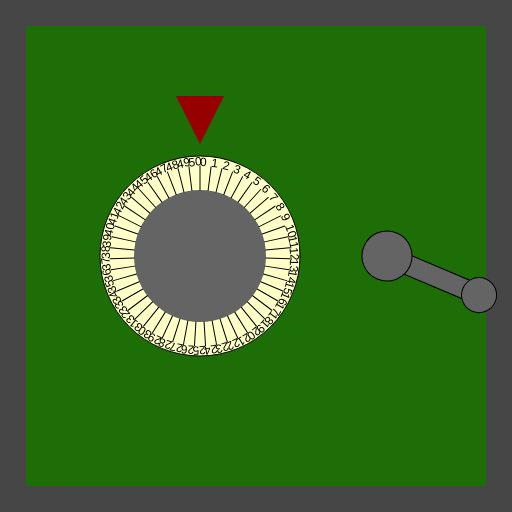
Frame 1 (no input)
Frame 60 (no input): identical to frame 1, image omitted
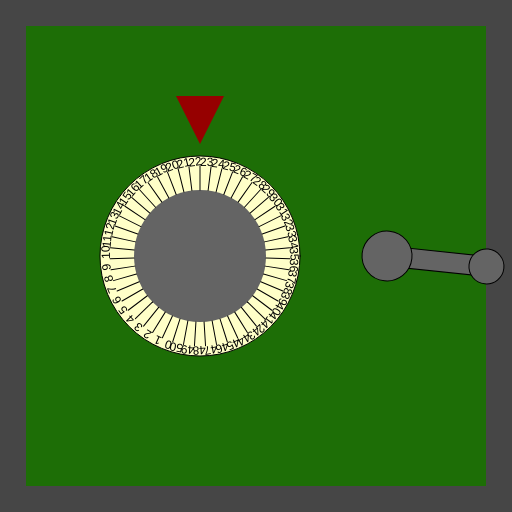
Frame 120 (the mouse pressed at the canvas centre since frame 60)

The p5.js sketch that drew these frames (run headless with seeded random() and noise() and a simulated clock; from frame 60 on, the mouse is pressed at the canvas centre):

// p5.js sketch
// ── sketch.js
/*

Officer: 6871370
CaseNum: 303-0-37487436-6871370

Case 303 - The Case of the Crooked Attorney
Stage 1 - Torvalds' Office

District Attorney Torvalds is well respected in Console City as an upstanding citizen and
enforcer of the law. Of course he’s as crooked as they come. I’ve had enough of having our
hard work at Sleuth and Co undermined by his bribes and back-payments. Let’s take take this
sucker down. I happen to know that Torvalds keeps his incriminating documents spread amongst
several safes in town. I’ll need you to bend the rules a little by breaking into them and
retrieving the incriminating evidence.

The first safe is in Torvald’s office. Crack it by doing the following:

	Whilst the mouse is being dragged:
	- Make SecretVaultValueA equal to 47

	When the mouse button is pressed:
	- Make SecretVaultValueA equal to 23

	When any key is released:
	- Make SecretVaultValueA equal to 16

	When the mouse button is released:
	- Make SecretVaultValueA equal to 10

	When the mouse button is pressed:
	- Make SecretVaultValueB equal to 84

	Whilst the mouse is being dragged:
	- Make SecretVaultValueB equal to 22

	When the mouse button is released:
	- Make SecretVaultValueB equal to 0

	Whilst the mouse is moving:
	- Make SecretVaultValueB equal to 67



There are many possible ways of investigating this case, but you
should use ONLY the following commands:

	- The assignment operator aka. the equals sign !

*/

//declare the variables

var SecretVaultValueA;
var SecretVaultValueB;


function preload()
{
	//IMAGES WILL BE LOADED HERE

}

function setup()
{
	createCanvas(512,512);

	//initialise the variables
	SecretVaultValueA = 0;
	SecretVaultValueB = 0;

}

///////////////////EVENT HANDLERS///////////////////

//Add your code to these events to open the safe ...

function mouseMoved()
{
	SecretVaultValueB=67;
	console.log("mouseMoved", mouseX, mouseY);
}

function mouseDragged()
{
	SecretVaultValueB=22;
	SecretVaultValueA=47;
	console.log("mouseDragged", mouseX, mouseY);
}

function mousePressed()
{
	SecretVaultValueB=84;
	SecretVaultValueA=23;
	console.log("mousePressed");
}

function mouseReleased()
{
	SecretVaultValueB=0;
	SecretVaultValueA=10;
	console.log("mouseReleased");
}

function keyPressed()
{
	console.log("keyPressed", key);
}

function keyReleased()
{
	SecretVaultValueA=16;
	console.log("keyReleased", key);
}

///////////////DO NOT CHANGE CODE BELOW THIS POINT///////////////////

function draw()
{


	//Draw the safe door
	background(70);
	noStroke();
	fill(29,110,6);
	rect(26,26,width-52,width-52);

	//Draw the combination dial
	push();
	translate(200,height/2);
	drawDial(200, SecretVaultValueA, 51);
	pop();

	//Draw the lever
	push();
	translate(width - 125,256);
	drawLever(SecretVaultValueB);
	pop();

}

function drawDial(diameter,num,maxNum)
{
	//the combination lock

	var r = diameter * 0.5;
	var p = r * 0.6;

	stroke(0);
	fill(255,255,200);
	ellipse(0,0,diameter,diameter);
	fill(100);
	noStroke();
	ellipse(0,0,diameter*0.66,diameter*0.66);
	fill(150,0,0);
	triangle(
		-p * 0.4,-r-p,
		p * 0.4,-r-p,
		0,-r-p/5
	);

	noStroke();

	push();
	var inc = 360/maxNum;

	rotate(radians(-num * inc));
	for(var i = 0; i < maxNum; i++)
	{
		push();
		rotate(radians(i * inc));
		stroke(0);
		line(0,-r*0.66,0,-(r-10));
		noStroke();
		fill(0);
		text(i,0,-(r-10));
		pop();
	}

	pop();
}

function drawLever(rot)
{
	push();
	rotate(radians(-rot))
	stroke(0);
	fill(100);
	rect(-10,0,20,100);
	ellipse(0,0,50,50);
	ellipse(0,100,35,35);
	pop();
}
